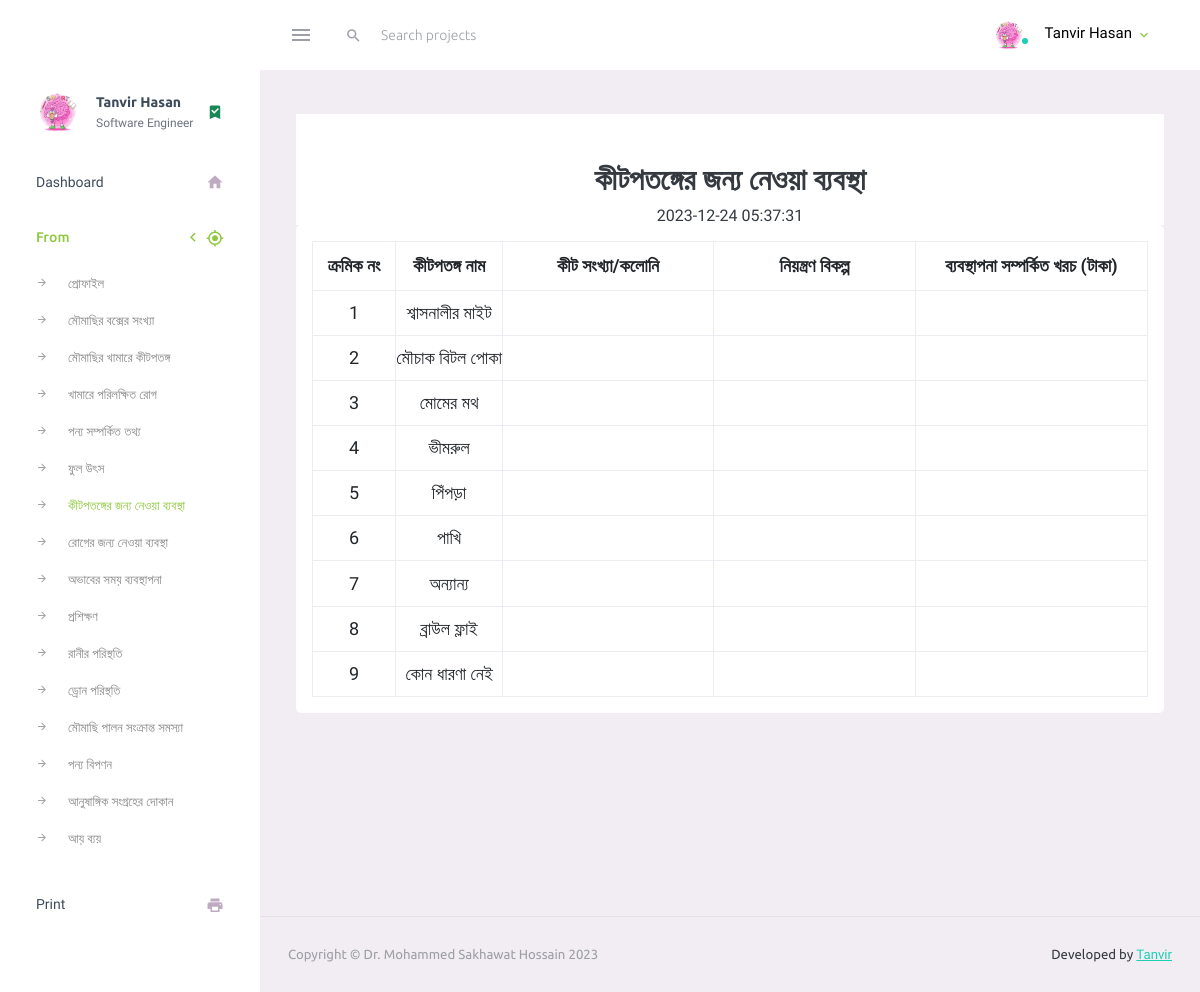
Screenshot of /bebostha_neya19.php (signed in) with the database file from the repository.
### tables this page shows
CREATE TABLE `atem_to_kitpotog_19` (
  `id` int(10) NOT NULL,
  `user_id` int(10) NOT NULL,
  `kit_name` varchar(255) NOT NULL,
  `kit_sokkha` varchar(255) NOT NULL,
  `niyoton_bikolp` varchar(255) NOT NULL,
  `costforatem` varchar(255) NOT NULL,
  `lastupdated` timestamp NOT NULL DEFAULT current_timestamp() ON UPDATE current_timestamp()
);

### config/function.php (called while the page is built, shortened)
<?php
function SelectData($TableName, $moresql){
    global $conn;
    $sql = "SELECT * FROM $TableName $moresql";
    $select = mysqli_query($conn, $sql);
    return $select;
}
?>

### bebostha_neya19.php (the view, shortened to what this page needs)
<?php
require_once "inc/header.php";
?>
<div class="row justify-content-md-center">
    <div class="col-12">
        <div class="text-center bg-white table-title">
            <h2 class="p-2 m-0 pt-5">কীটপতঙ্গের জন্য নেওয়া ব্যবস্থা</h2>
            <?php
            $data = SelectData('atem_to_kitpotog_19', "WHERE user_id='$id_user'");
            echo $data->fetch_object()->lastupdated;
            ?>
        </div>
        <div class="card p-3 form_tabkle">
            <form action="" method="post">
                <table class="table table-bordered">
                    <tr>
                        <th>ক্রমিক নং</th>
                        <th>কীটপতঙ্গ নাম</th>
                        <th>কীট সংখ্যা/কলোনি</th>
                        <th>নিয়ন্ত্রণ বিকল্প</th>
                        <th>ব্যবস্থাপনা সম্পর্কিত খরচ (টাকা)</th>
                    </tr>
                    <?php
                    $i = 1;
                    while ($row = $data->fetch_object()) { ?>
                        <tr>
                            <td><?= $i++; ?></td>
                            <td><?= $row->kit_name; ?></td>
                            <td><input type="text" id="kit_sokkha<?php echo $row->id ?>" value="<?= $row->kit_sokkha ?>" class="form-control"></td>
                            <td><input type="text" id="niyoton_bikolp<?php echo $row->id ?>" value="<?= $row->niyoton_bikolp ?>" class="form-control"></td>
                            <td><input type="text" id="costforatem<?php echo $row->id ?>" value="<?= $row->costforatem ?>" class="form-control"></td>
                        </tr>
                    <?php } ?>
                </table>
            </form>
        </div>
    </div>
</div>
<?php require_once "inc/footer.php" ?>

### rows the page displays
atem_to_kitpotog_19: lastupdated "2023-12-24 05:37:31"
atem_to_kitpotog_19: kit_name "শ্বাসনালীর মাইট"
atem_to_kitpotog_19: kit_name "মৌচাক বিটল পোকা"
atem_to_kitpotog_19: kit_name "মোমের মথ"
atem_to_kitpotog_19: kit_name "ভীমরুল"
atem_to_kitpotog_19: kit_name "পিঁপড়া"
atem_to_kitpotog_19: kit_name "পাখি"
atem_to_kitpotog_19: kit_name "অন্যান্য"
atem_to_kitpotog_19: kit_name "ব্রাউল ফ্লাই"
atem_to_kitpotog_19: kit_name "কোন ধারণা নেই"

### other values shown
UserData($id_user, 'name') "Tanvir Hasan"
UserData($id_user, 'user_dregination') "Software Engineer"
